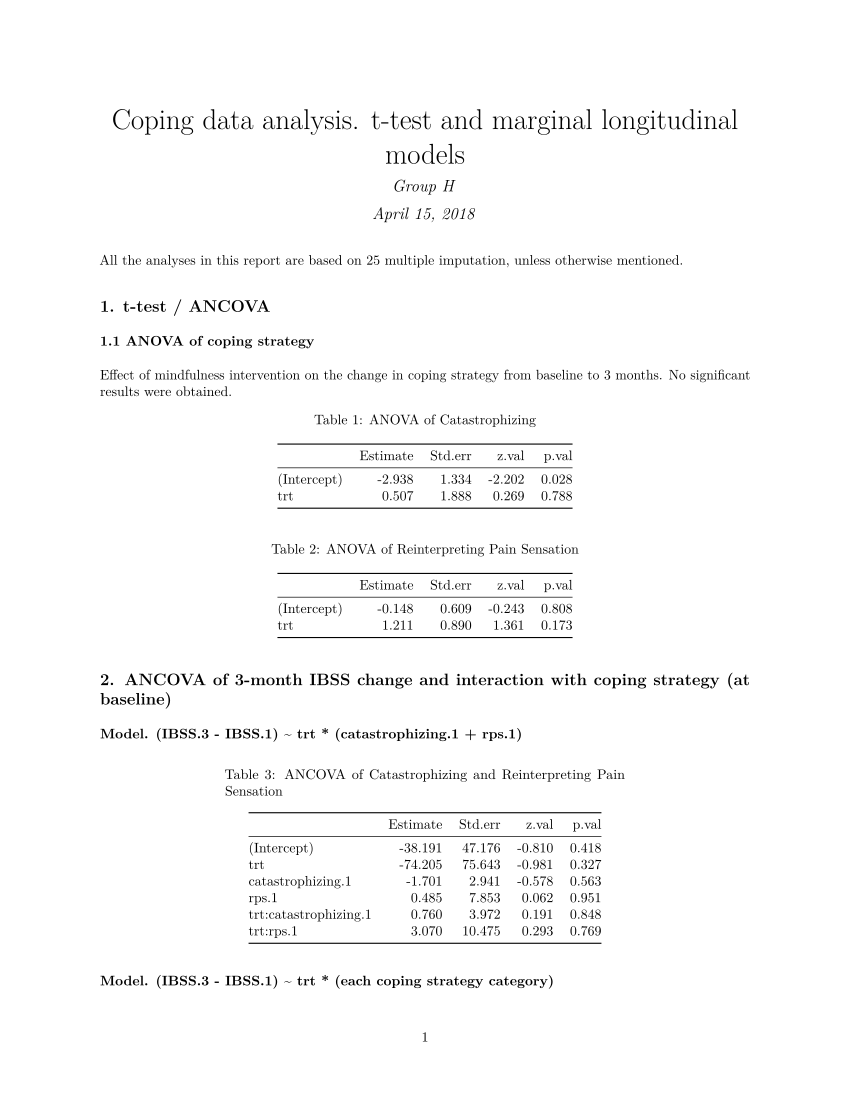

Write R code to recreate this figure.
#' ---
#' title: Coping data analysis. t-test and marginal longitudinal models
#' author: Group H
#' date: April 15, 2018
#' ---
#+ echo=FALSE, warning=FALSE, include=FALSE

## 0. library
source("F0101-variableSet.R")
source("F0501-timeFunction.R")
source("F0502-analysis.R")
library(lme4); library(geepack)
library(dplyr); library(magrittr)
library(ggplot2); library(knitr)

m = 25

## 0. getting summary measures and long formats
# Getting summary measures
data.working.base <- readRDS("/Users/yiling/Desktop/UNC-Chapel Hill/Coursework/2018 Spring/841/Mindful/data.working.base.rds")
data.working.coping <- readRDS("/Users/yiling/Desktop/UNC-Chapel Hill/Coursework/2018 Spring/841/Mindful/data.working.coping.rds")
data.working.baf <- cbind.list(data.working.base, data.working.coping)
data.working.baf.long <- long.list (data.list = data.working.baf, 
                                    long.vars = c("IBSS","catastrophizing","rps"))

# transform time(1,2,3,4,5) to months
data.working.baf.long %<>% visit2month

# change (trt = 1,2) to (trt = 0,1)
data.working.baf.long %<>% trt01
data.working.baf %<>% trt01





#' All the analyses in this report are based on 25 multiple imputation, unless otherwise mentioned.
#' 
#' ## 1. t-test / ANCOVA  
#' ### 1.1 ANOVA of coping strategy
#' Effect of mindfulness intervention on the change in coping strategy from baseline to 3 months.
#' No significant results were obtained.
#+ warning=FALSE, echo=FALSE
lapply(1:m, function(i) 
  lm(catastrophizing.3 - catastrophizing.1 ~ trt , data = data.working.baf[[i]]) %>% summary %>% "[["("coefficients")) %>% 
  Rubin.list() %>% kable(digits=3, caption = "ANOVA of Catastrophizing")

lapply(1:m, function(i) 
  lm(rps.3 - rps.1 ~ trt , data = data.working.baf[[i]]) %>% summary %>% "[["("coefficients")) %>% 
  Rubin.list() %>% kable(digits=3, caption = "ANOVA of Reinterpreting Pain Sensation")


#' ## 2. ANCOVA of 3-month IBSS change and interaction with coping strategy (at baseline)
#' ### Model. (IBSS.3 - IBSS.1) ~ trt  * (catastrophizing.1 + rps.1)
#+ warning=FALSE, echo=FALSE

lapply(1:m, function(i) 
  lm(IBSS.3 - IBSS.1 ~ trt  * (catastrophizing.1 + rps.1), data = data.working.baf[[i]]) %>% summary %>% "[["("coefficients")) %>% 
  Rubin.list() %>% kable(digits=3, caption = "ANCOVA of Catastrophizing and Reinterpreting Pain Sensation")


#' ### Model. (IBSS.3 - IBSS.1) ~ trt  * (each coping strategy category)
#+ warning=FALSE, echo=FALSE

lapply(1:m, function(i) 
  lm(IBSS.3 - IBSS.1 ~ trt  * catastrophizing.1, data = data.working.baf[[i]]) %>% summary %>% "[["("coefficients")) %>% 
  Rubin.list() %>% kable(digits=3, caption = "ANCOVA of Catastrophizing")

lapply(1:m, function(i) 
  lm(IBSS.3 - IBSS.1 ~ trt  * rps.1, data = data.working.baf[[i]]) %>% summary %>% "[["("coefficients")) %>% 
  Rubin.list() %>% kable(digits=3, caption = "ANCOVA of Reinterpreting Pain Sensation")


#' <br>
#' <br>
#' 
#' ## 3. marginal models (GEE)
#' ### Model. IBSS ~ trt * month * coping
#' The Marginal models were fitted with the full-interaction design.
#' 
#' <br>
#' All but the Catastrophizing were non-significant.
#' 
#+ echo=FALSE, warning=FALSE

lapply(1:m, function(i) 
  geeglm(IBSS ~ trt * month * (catastrophizing + rps), id = id, data = data.working.baf.long[[i]]) %>% summary %>% "[["("coefficients")) %>% 
  Rubin.list(std.name = "Std.err") %>% kable(digits=3, caption = "Marginal model of IBSS adjusted for coping strategy summary scores")


#' ## Second model - Some interactions removed
#' ### Model. IBSS ~ trt * month + coping
#' 
#' 
#+ echo=FALSE, warning=FALSE

lapply(1:m, function(i) 
  geeglm(IBSS ~ trt * month + (catastrophizing + rps), id = id, data = data.working.baf.long[[i]]) %>% summary %>% "[["("coefficients")) %>% 
  Rubin.list(std.name = "Std.err") %>% kable(digits=3, caption = "Marginal model of IBSS adjusted for coping strategy summary scores")

#' Controlling for coping strategy, treatment effects are negative on IBSS score, which is congruent to the previous result.
#' Controlling for time and treatment, people with higher Catastrophizing scores will have higher IBSS.
#' 
#' 
